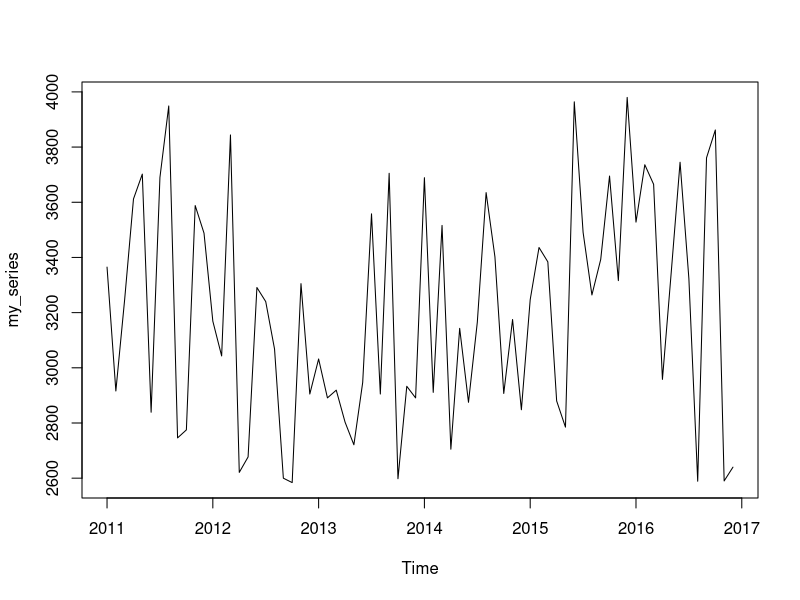
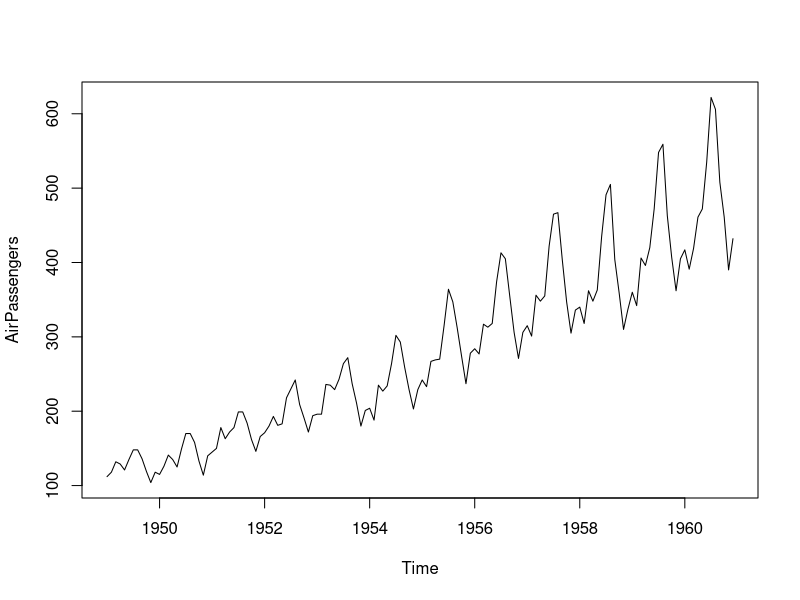
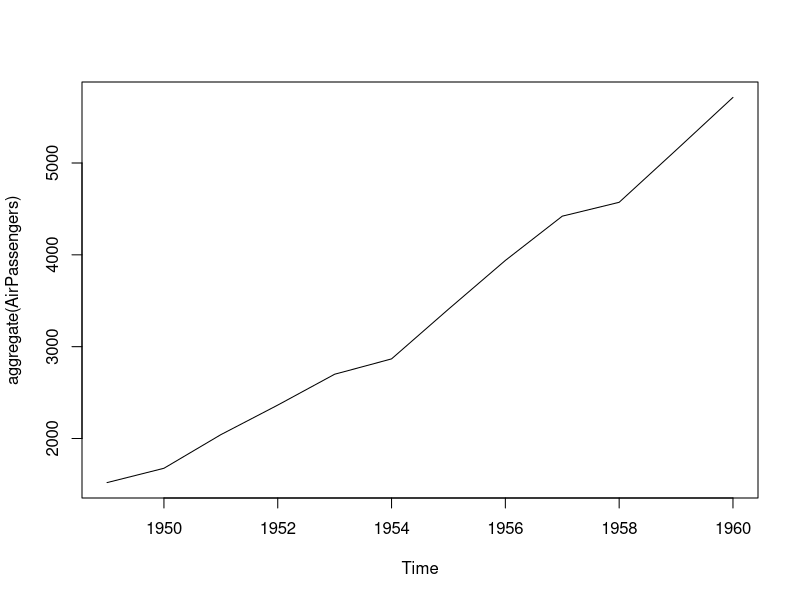
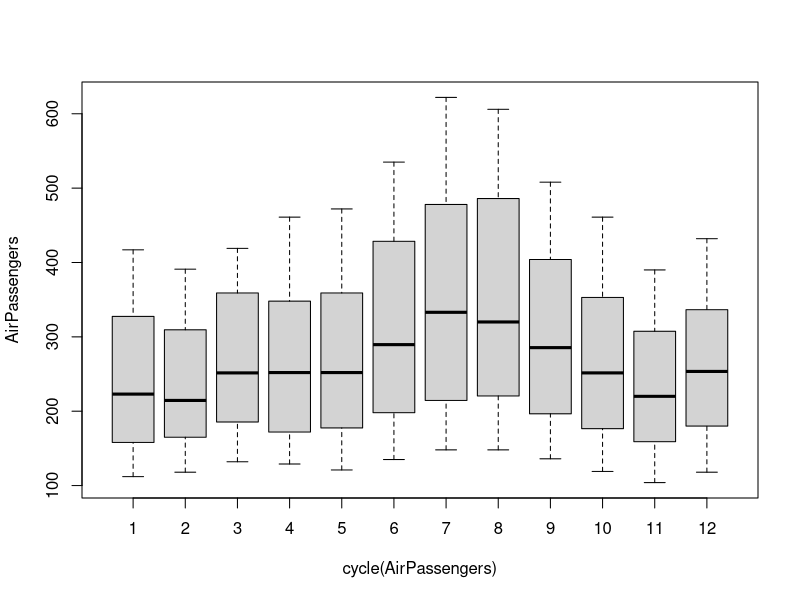
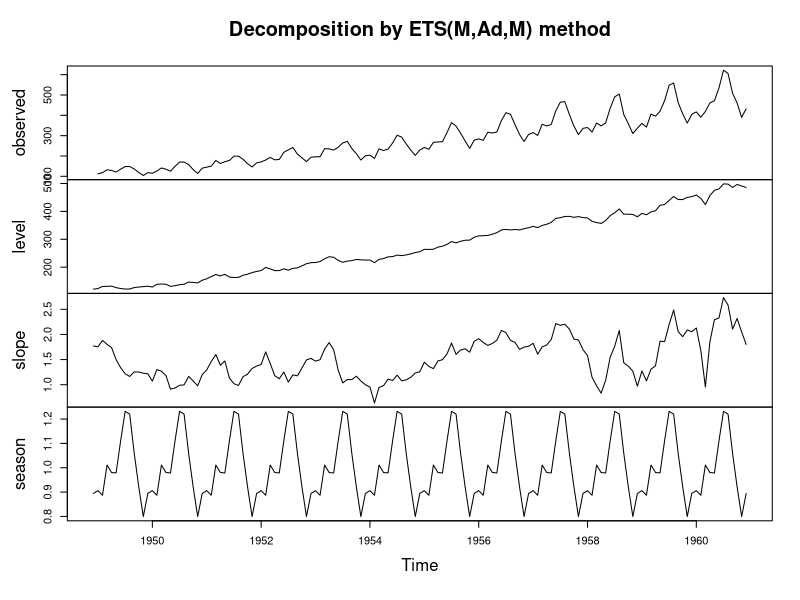
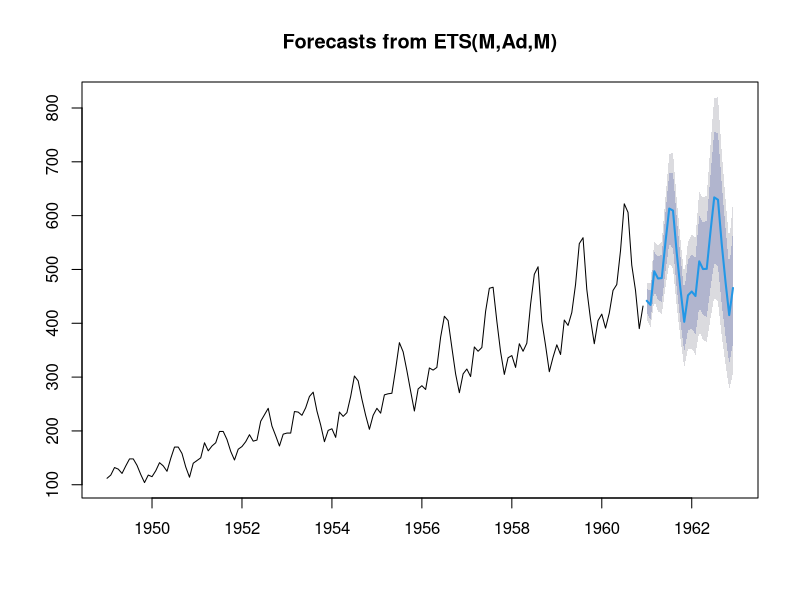
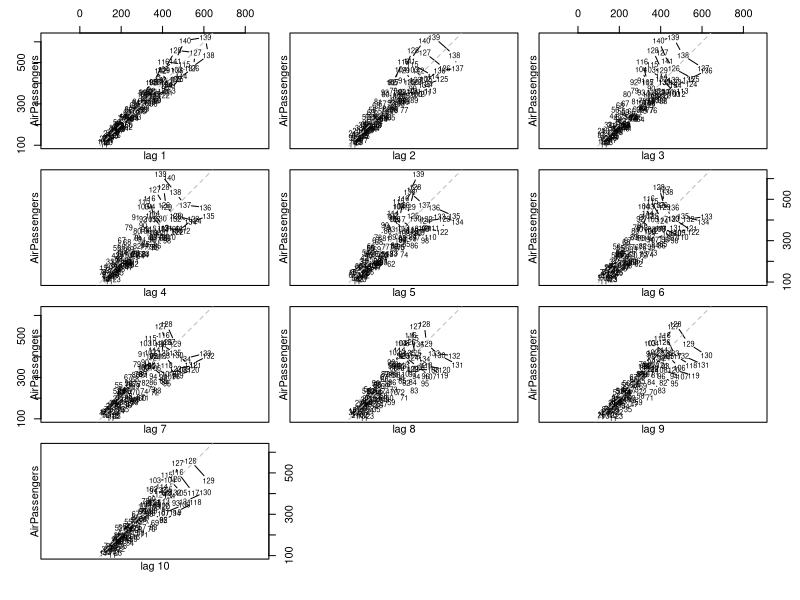
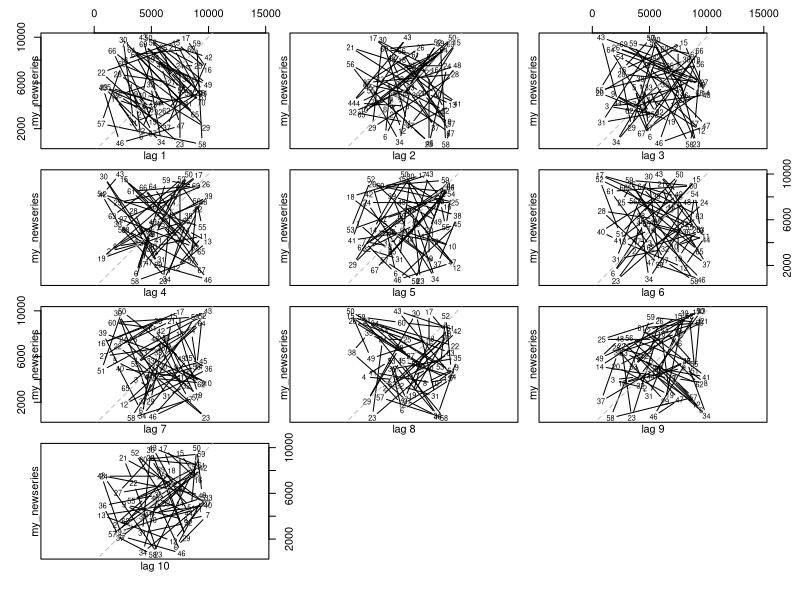

The R script that drew these images, in order:
## ---- chunk 1
class(AirPassengers)
## ---- chunk 2
start(AirPassengers)
## ---- chunk 3
end(AirPassengers)
## ---- chunk 4
summary(AirPassengers)
## ---- chunk 5
my_vector = sample(2500:4000, 72, replace=T)
my_series = ts(my_vector, start=c(2011,1), end=c(2016,12), frequency = 12) 
my_series
## ---- chunk 6
plot(my_series)
## ---- chunk 7
plot(AirPassengers)
## ---- chunk 8
cycle(AirPassengers)
## ---- chunk 9
aggregate(AirPassengers)
## ---- chunk 10
plot(aggregate(AirPassengers))
## ---- chunk 11
boxplot(AirPassengers~cycle(AirPassengers))
## ---- chunk 12
require(forecast)
forecast(my_series, 4)
## ---- chunk 13
f = HoltWinters(my_series)
forecast(f,4)
## ---- chunk 14
forecast(AirPassengers, 4)
## ---- chunk 15
head(my_series)
## ---- chunk 16
tail(my_series)
## ---- chunk 17
require(xts)
## ---- chunk 18
first(my_series)
## ---- chunk 19
first(my_series, "3 months")
## ---- chunk 20
last(my_series, "3 months")
## ---- chunk 21
first(my_series, "3 years")
## ---- chunk 22
window(my_series, start=c(2009,1), end=c(2013,12))
## ---- chunk 23
my_series1 = ts(my_vector, start=c(2011,1), end=c(2013,12), frequency = 4)
my_series1[c(2,5,10,13)]=NA
my_series1
## ---- chunk 24
ma(my_series, order=10)
## ---- chunk 25
library(forecast)
t = ets(AirPassengers)
t
## ---- chunk 26
plot(t)
## ---- chunk 27
val = forecast(t)
plot(val)
## ---- chunk 28
sales = sample(400:10000, 72, replace= TRUE)
sales
## ---- chunk 29
my_newseries = ts(sales, start=c(2011,1), end=c(2016,12), frequency = 12)
my_newseries
## ---- chunk 30
lag.plot(AirPassengers, lags=10)
## ---- chunk 31
lag.plot(my_newseries, lags=10)
## ---- chunk 32
acf(AirPassengers)
## ---- chunk 33
acf(my_newseries)
